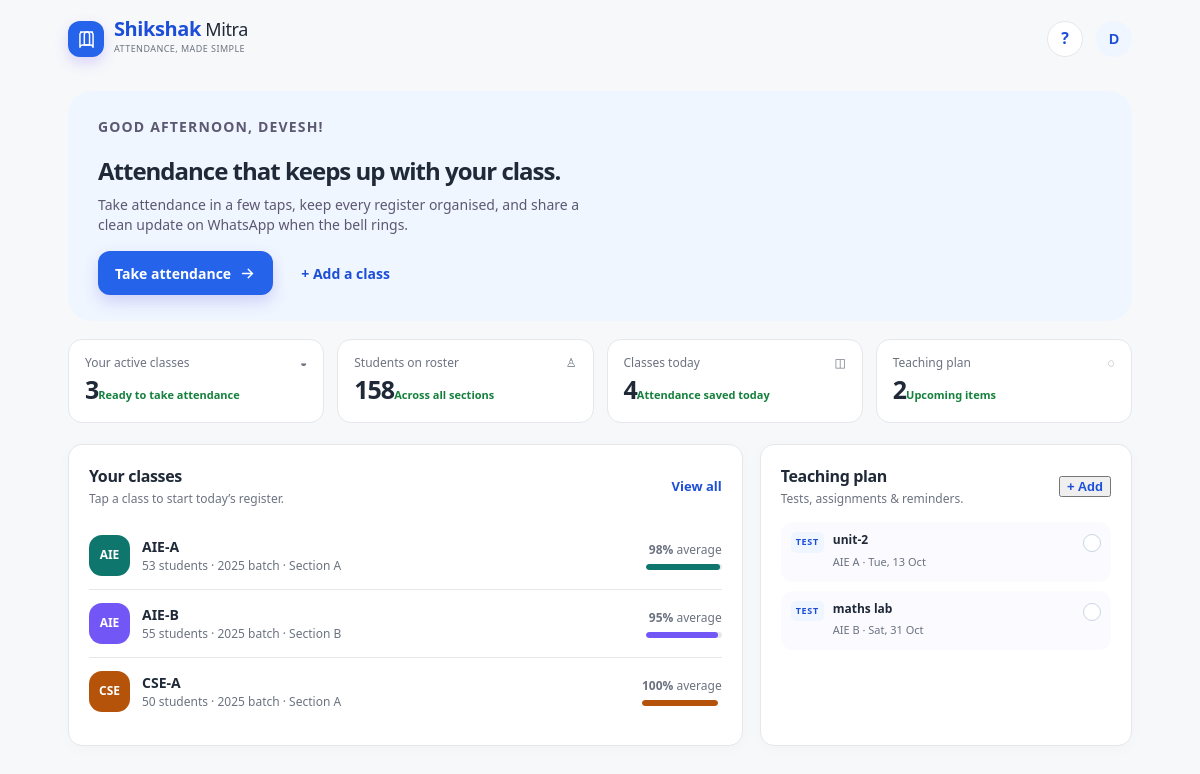
The app's page / (signed in) with its own data.
### academy/models.py (models this page shows, shortened)
class CourseClass(models.Model):
    class Branch(models.TextChoices):
        AIE = "AIE", "AIE · Artificial Intelligence Engineering"
        CSE = "CSE", "CSE · Computer Science Engineering"
        CCE = "CCE", "CCE · Computer & Communication Engineering"
        AIDS = "AIDS", "AIDS · AI & Data Science"
        QC = "QC", "QC · Quantum Computing"
        ECE = "ECE", "ECE · Electronics & Communication Engineering"
        CUSTOM = "CUSTOM", "Custom programme"
    SCHOOL_PREFIX = {
        "AIE": "AV.SC.U4", "CSE": "AV.SC.U4",
        "CCE": "AV.EN.U4", "AIDS": "AV.EN.U4",
        "QC": "AV.EN.U4", "ECE": "AV.EN.U4", "CUSTOM": "AV.U4",
    }
    teacher = models.ForeignKey(settings.AUTH_USER_MODEL, on_delete=models.CASCADE, related_name="teaching_classes")
    name = models.CharField(max_length=100)
    branch = models.CharField(max_length=10, choices=Branch.choices)
    batch_year = models.PositiveSmallIntegerField()
    section = models.CharField(max_length=1, default="A")
    student_count = models.PositiveSmallIntegerField(default=0)
    colour = models.CharField(max_length=7, default="#6D4AFF")
    is_archived = models.BooleanField(default=False)
    created_at = models.DateTimeField(auto_now_add=True)
    class Meta:
        ordering = ["branch", "batch_year", "section", "name"]
        constraints = [
            models.UniqueConstraint(fields=["teacher", "name"], name="unique_class_name_per_teacher"),
        ]
    def __str__(self):
        return self.name

class TeachingPlan(models.Model):
    class Kind(models.TextChoices):
        TEST = "TEST", "Test"
        ASSIGNMENT = "ASSIGNMENT", "Assignment"
        NOTE = "NOTE", "Reminder"
    course_class = models.ForeignKey(CourseClass, on_delete=models.CASCADE, related_name="plans")
    title = models.CharField(max_length=140)
    kind = models.CharField(max_length=12, choices=Kind.choices, default=Kind.NOTE)
    due_date = models.DateField()
    details = models.TextField(blank=True)
    completed = models.BooleanField(default=False)
    created_at = models.DateTimeField(auto_now_add=True)
    class Meta:
        ordering = ["completed", "due_date"]

### academy/views.py (the view)
# urls.py: path("", views.dashboard, name="dashboard"),
@teacher_required
def dashboard(request):
    classes = list(CourseClass.objects.filter(teacher=request.user, is_archived=False).prefetch_related("students"))
    plans = TeachingPlan.objects.filter(course_class__teacher=request.user, completed=False).select_related("course_class")[:5]
    total_students = Student.objects.filter(course_class__teacher=request.user, active=True).count()
    sessions_today = AttendanceSession.objects.filter(course_class__teacher=request.user, date=timezone.localdate()).count()
    class_summaries = []
    for item in classes:
        stats = _class_stats(item)
        class_summaries.append({"course_class": item, "stats": stats})
    plan_form = TeachingPlanForm()
    plan_form.fields["course_class"].queryset = CourseClass.objects.filter(teacher=request.user, is_archived=False)
    return render(request, "academy/dashboard.html", {
        "classes": classes, "class_summaries": class_summaries, "plans": plans,
        "total_students": total_students, "sessions_today": sessions_today,
        "plan_form": plan_form,
    })

### academy/templates/academy/dashboard.html (shortened to what this page needs)
{% extends 'academy/base.html' %}
{% block content %}
<section class="hero" id="guide">
  <div class="hero-copy">
    <p class="eyebrow">Good afternoon, {{ request.user.first_name|default:'Teacher' }}!</p>
    <h1>Attendance that keeps up with your class.</h1>
    <p>Take attendance in a few taps, keep every register organised, and share a clean update on WhatsApp when the bell rings.</p>
    {% if classes %}
      <a class="btn btn-primary" href="{% url 'class_detail' classes.0.id %}">Take attendance <svg viewBox="0 0 24 24"><path d="M5 12h14m-6-6 6 6-6 6"/></svg></a>
    {% endif %}
    <a class="btn btn-secondary" href="{% url 'create_class' %}">+ Add a class</a>
  </div>
</section>
<div class="stats-grid">
  <article class="stat-card"><span class="stat-label">Your active classes <span>◒</span></span><strong class="stat-value">{{ classes|length }}</strong><span class="stat-note">Ready to take attendance</span></article>
  <article class="stat-card"><span class="stat-label">Students on roster <span>♙</span></span><strong class="stat-value">{{ total_students }}</strong><span class="stat-note">Across all sections</span></article>
  <article class="stat-card"><span class="stat-label">Classes today <span>◫</span></span><strong class="stat-value">{{ sessions_today }}</strong><span class="stat-note">Attendance saved today</span></article>
  <article class="stat-card"><span class="stat-label">Teaching plan <span>◌</span></span><strong class="stat-value">{{ plans|length }}</strong><span class="stat-note">Upcoming items</span></article>
</div>
<div class="dashboard-grid">
  <section class="panel">
    <div class="panel-heading"><div><h2>Your classes</h2><p>Tap a class to start today’s register.</p></div><a href="{% url 'class_list' %}" class="text-link">View all</a></div>
    {% for item in class_summaries %}
      <a href="{% url 'class_detail' item.course_class.id %}" class="class-row">
        <span class="class-symbol" style="background:{{ item.course_class.colour }}">{{ item.course_class.branch }}</span>
        <div><h3>{{ item.course_class.name }}</h3><p>{{ item.stats.students }} students · {{ item.course_class.batch_year }} batch · Section {{ item.course_class.section }}</p></div>
        <div class="row-meta"><strong>{{ item.stats.overall_rate }}%</strong> average<div class="progress"><i style="width:{{ item.stats.overall_rate }}%;background:{{ item.course_class.colour }}"></i></div></div>
      </a>
    {% empty %}
      <p class="muted">Your class list is empty. Start by creating your first class.</p>
    {% endfor %}
  </section>
  <aside class="panel">
    <div class="panel-heading"><div><h2>Teaching plan</h2><p>Tests, assignments & reminders.</p></div><button class="text-link" onclick="document.getElementById('plan-modal').showModal()">+ Add</button></div>
    <div class="plan-list">
      {% for plan in plans %}
      <div class="plan-item"><span class="plan-type">{{ plan.get_kind_display|upper }}</span><div class="plan-copy"><strong>{{ plan.title }}</strong><span>{{ plan.course_class.branch }} {{ plan.course_class.section }} · {{ plan.due_date|date:'D, d M' }}</span></div><form method="post" action="{% url 'complete_plan' plan.id %}">{% csrf_token %}<button class="round-check" title="Mark complete"></button></form></div>
      {% empty %}<p class="muted">Nothing planned yet. Add a test, assignment, or reminder.</p>{% endfor %}
    </div>
  </aside>
</div>
{% endblock %}

### academy/templates/academy/base.html (shortened to what this page needs)
{% load static %}
<!doctype html>
<html lang="en">
<head>
  <link rel="stylesheet" href="{% static 'academy/styles.css' %}">
</head>
<body>
  <div class="shell">
    <header class="topbar">
      <a class="brand" href="{% url 'dashboard' %}" aria-label="Shikshak Mitra home">
        <span class="brand-mark" aria-hidden="true">
          <svg viewBox="0 0 24 24"><path d="M4.5 4.5h8a3 3 0 0 1 3 3v12h-8a3 3 0 0 0-3 3v-15a3 3 0 0 1 3-3Z"/><path d="M19.5 4.5h-7a3 3 0 0 0-3 3v12h7a3 3 0 0 1 3 3v-15a3 3 0 0 0-3-3Z"/></svg>
        </span>
        <span><b>Shikshak</b> Mitra<small>Attendance, made simple</small></span>
      </a>
      <div class="top-actions">
        <a class="icon-button hide-mobile" title="Help" href="#guide">?</a>
        <button class="avatar" type="button" aria-label="Teacher profile">{{ request.user.first_name|default:"T"|slice:":1"|upper }}</button>
      </div>
    </header>
    <main class="main-content">
      {% block content %}{% endblock %}
    </main>
  </div>
</body>
</html>

### records on screen
CourseClass: course_class.branch "AIE", course_class.name "AIE-A", stats.students "53", course_class.batch_year "2025", course_class.section "A", stats.overall_rate "98"
CourseClass: course_class.branch "AIE", course_class.name "AIE-B", stats.students "55", course_class.batch_year "2025", course_class.section "B", stats.overall_rate "95"
CourseClass: course_class.branch "CSE", course_class.name "CSE-A", stats.students "50", course_class.batch_year "2025", course_class.section "A", stats.overall_rate "100"
TeachingPlan: kind "TEST", title "unit-2", course_class.branch "AIE", course_class.section "A", due_date "Tue, 13 Oct"
TeachingPlan: kind "TEST", title "maths lab", course_class.branch "AIE", course_class.section "B", due_date "Sat, 31 Oct"

### other values on screen
{{ request.user.first_name|default:"T"|slice:":1"|upper }} "D"
{{ request.user.first_name|default:'Teacher' }} "DEVESH"
{{ classes|length }} "3"
{{ total_students }} "158"
{{ sessions_today }} "4"
{{ plans|length }} "2"
